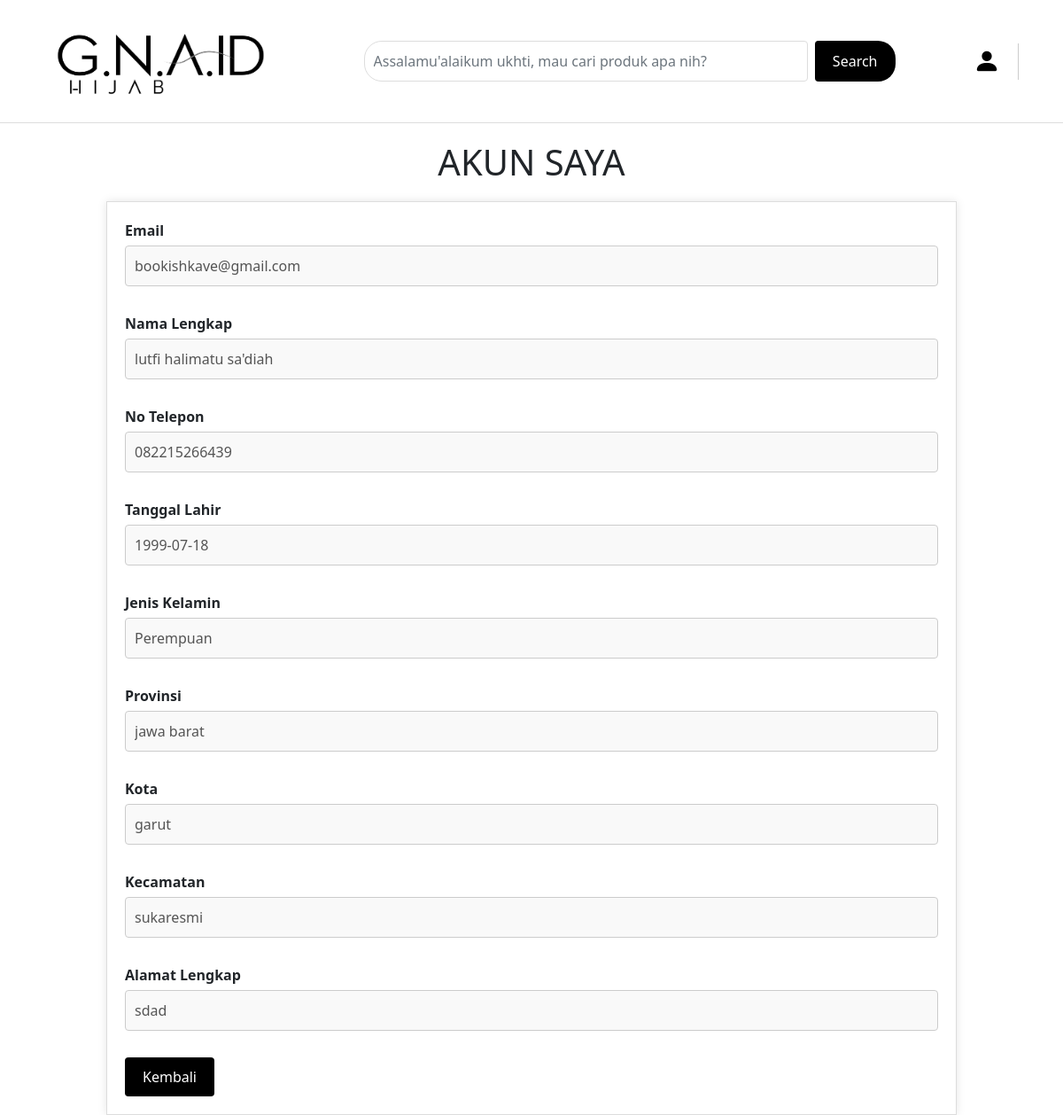
Screenshot of /akun_user.php?id=6 with the database file from the repository.
### tables this page shows
CREATE TABLE `users` (
  `id_users` int(255) NOT NULL,
  `password` varchar(50) NOT NULL,
  `nama_lengkap` varchar(1000) NOT NULL,
  `email` varchar(1000) NOT NULL,
  `alamat_lengkap` varchar(1000) NOT NULL,
  `no_telepon` varchar(1000) NOT NULL,
  `tanggal_lahir` date NOT NULL,
  `jenis_kelamin` varchar(100) NOT NULL,
  `provinsi` varchar(100) NOT NULL,
  `kecamatan` varchar(100) NOT NULL,
  `kota` varchar(255) NOT NULL
);

### akun_user.php (the view, shortened to what this page needs)
<?php
require "db_connect.php";
$emailuser = $_GET['id'];
$user_query = mysqli_query($conn, "SELECT * FROM users WHERE id_users='$emailuser'");
$user = mysqli_fetch_assoc($user_query);
?>
<!DOCTYPE html>
<html lang="en">
    <head>
        <link rel="stylesheet" href="css/style.css">
        <link href="https://cdn.jsdelivr.net/npm/bootstrap@5.1.3/dist/css/bootstrap.min.css" rel="stylesheet">
        <link href="https://cdn.jsdelivr.net/npm/bootstrap-icons@1.8.0/font/bootstrap-icons.css" rel="stylesheet">
    </head>
    <body>
        <?php require "header.php"; ?>
         <div class="header">
            <h1>AKUN SAYA</h1>
        </div>
        <div class="container">
            <div class="form-group">
                <label for="fullname">Email</label>
                <input type="text" id="email" value="<?php echo $user['email']; ?>" disabled>
            </div>
            <div class="form-group">
                <label for="fullname">Nama Lengkap</label>
                <input type="text" id="fullname" value="<?php echo $user['nama_lengkap']; ?>" disabled>
            </div>
            <div class="form-group">
                <label for="phone">No Telepon</label>
                <input type="text" id="phone" value="<?php echo $user['no_telepon']; ?>" disabled>
            </div>
            <div class="form-group">
                <label for="birthdate">Tanggal Lahir</label>
                <input type="text" id="birthdate" value="<?php echo $user['tanggal_lahir']; ?>" disabled>
            </div>
            <div class="form-group">
                <label for="gender">Jenis Kelamin</label>
                <input type="text" id="gender" value="<?php echo $user['jenis_kelamin']; ?>" disabled>
            </div>
            <div class="form-group">
                <label for="province">Provinsi</label>
                <input type="text" id="province" value="<?php echo $user['provinsi']; ?>" disabled>
            </div>
            <div class="form-group">
                <label for="city">Kota</label>
                <input type="text" id="city" value="<?php echo $user['kota']; ?>" disabled>
            </div>
            <div class="form-group">
                <label for="district">Kecamatan</label>
                <input type="text" id="district" value="<?php echo $user['kecamatan']; ?>" disabled>
            </div>
            <div class="form-group">
                <label for="address">Alamat Lengkap</label>
                <input type="text" id="address" value="<?php echo $user['alamat_lengkap']; ?>" disabled>
            </div>
            <button class="btn" onclick="window.location.href='index.php'">Kembali</button>
        </div>
    </body>
</html>

### header.php (shortened to what this page needs)
<!DOCTYPE html>
<html lang="en">
    <head>
    </head>
    <header class="d-flex justify-content-between align-items-center ps-auto pe-auto">
        <div class="logo">
            <a href="index.php">
                <img src="<?php echo isset($_SESSION['logo_path']) ? $_SESSION['logo_path'] : 'gambar/logojadi.jpg'; ?>"
                    alt="Logo G.N.A.ID">
            </a>
        </div>
        <div class="search-bar">
            <form class="d-flex" id="searchForm" method="GET" action="detail_produk.php">
                <input class="form-control me-2" type="search" id="searchInput" name="query"
                    placeholder="Assalamu'alaikum ukhti, mau cari produk apa nih?" aria-label="Search">
                <button class="btn btn-outline-success" type="submit">Search</button>
            </form>
        </div>
        <?php
        if ($_SESSION == false) {
            ?>
            <div class="icons">
                <div class="icon-menu dropdown">
                    <i class="bi bi-person-fill" id="dropdownMenuButton1" data-bs-toggle="dropdown"
                        aria-expanded="false"></i>
                </div>
            </div>
        <?php } ?>
    </header>

### css/style.css (style rules this page uses)
body { font-family: Arial, sans-serif; margin: 0; padding: 0; background-color: #FFFFFF; }
header { display: flex; justify-content: space-between; align-items: center; padding: 10px 20px; background-color: #FFFFFF; border-bottom: 1px solid #ddd; }
header .logo img { width: 150px; height: 100px; border-radius: 30px; }
header .search-bar { flex-grow: 1; display: flex; justify-content: center; }
header .icons { display: flex; justify-content: flex-end; align-items: center; }
.bi-cart-fill, .bi-person-fill, .bi-list { color: black; font-size: 30px; }
.icons i { margin-right: 10px; }
.icons i:not(:last-child) { border-right: 1px solid #ccc; padding-right: 20px; }
.btn-outline-success { color: #000; border-color: #000; }
.search-bar { flex-grow: 1; display: flex; justify-content: center; position: relative; }
.search-bar form { display: flex; width: 100%; max-width: 600px; }
.search-bar input[type="search"] { width: 100%; padding: 10px; border: 1px solid #ddd; border-top-left-radius: 20px; border-bottom-left-radius: 20px; outline: none; }
.search-bar button[type="submit"] { padding: 10px 20px; border: none; background-color: #000000; color: white; border-top-right-radius: 20px; border-bottom-right-radius: 20px; cursor: pointer; }

### akun_user.php (style rules this page uses)
.container { width: 80%; margin: auto; padding: 20px; border: 1px solid #ddd; box-shadow: 0 0 10px rgba(0, 0, 0, 0.1); background-color: #fff; }
.container { padding: 20px; margin-top: 20px; }
.form-group { margin-bottom: 20px; }
.form-group label { display: block; margin-bottom: 5px; font-weight: bold; }
.form-group input[type="text"], .form-group input[type="file"], .form-group button { width: 100%; padding: 10px; margin-bottom: 10px; border: 1px solid #ccc; border-radius: 4px; transition: background-color 0.3s ease; }
.form-group input[type="text"]:disabled { background-color: #f9f9f9; }
.btn, .btn-secondary { padding: 10px 20px; border: none; background-color: #000; color: #fff; cursor: pointer; }
.header { text-align: center; margin-bottom: 20px; margin-top: 20px; }

### header.php (style rules this page uses)
header { display: flex; justify-content: space-between; align-items: center; padding: 10px 40px; background-color: #FFFFFF; border-bottom: 1px solid #ddd; }
header .logo img { width: 282px; height: 118px; border-radius: 30px; }
header .search-bar { flex-grow: 1; display: flex; justify-content: center; }
.search-bar { flex-grow: 1; display: flex; justify-content: center; position: relative; }
.search-bar form { display: flex; width: 100%; max-width: 600px; }
.search-bar input[type="search"] { width: 100%; padding: 10px; border: 1px solid #ddd; border-top-left-radius: 20px; border-bottom-left-radius: 20px; outline: none; }
.search-bar button[type="submit"] { padding: 10px 20px; border: none; background-color: #000000; color: white; border-top-right-radius: 20px; border-bottom-right-radius: 20px; cursor: pointer; }
header .icons { display: flex; justify-content: flex-end; align-items: center; }

### rows the page displays
users: email "bookishkave@gmail.com", nama_lengkap "lutfi halimatu sa'diah", no_telepon "082215266439", tanggal_lahir "1999-07-18", jenis_kelamin "Perempuan", provinsi "jawa barat", kota "garut", kecamatan "sukaresmi", alamat_lengkap "sdad"
